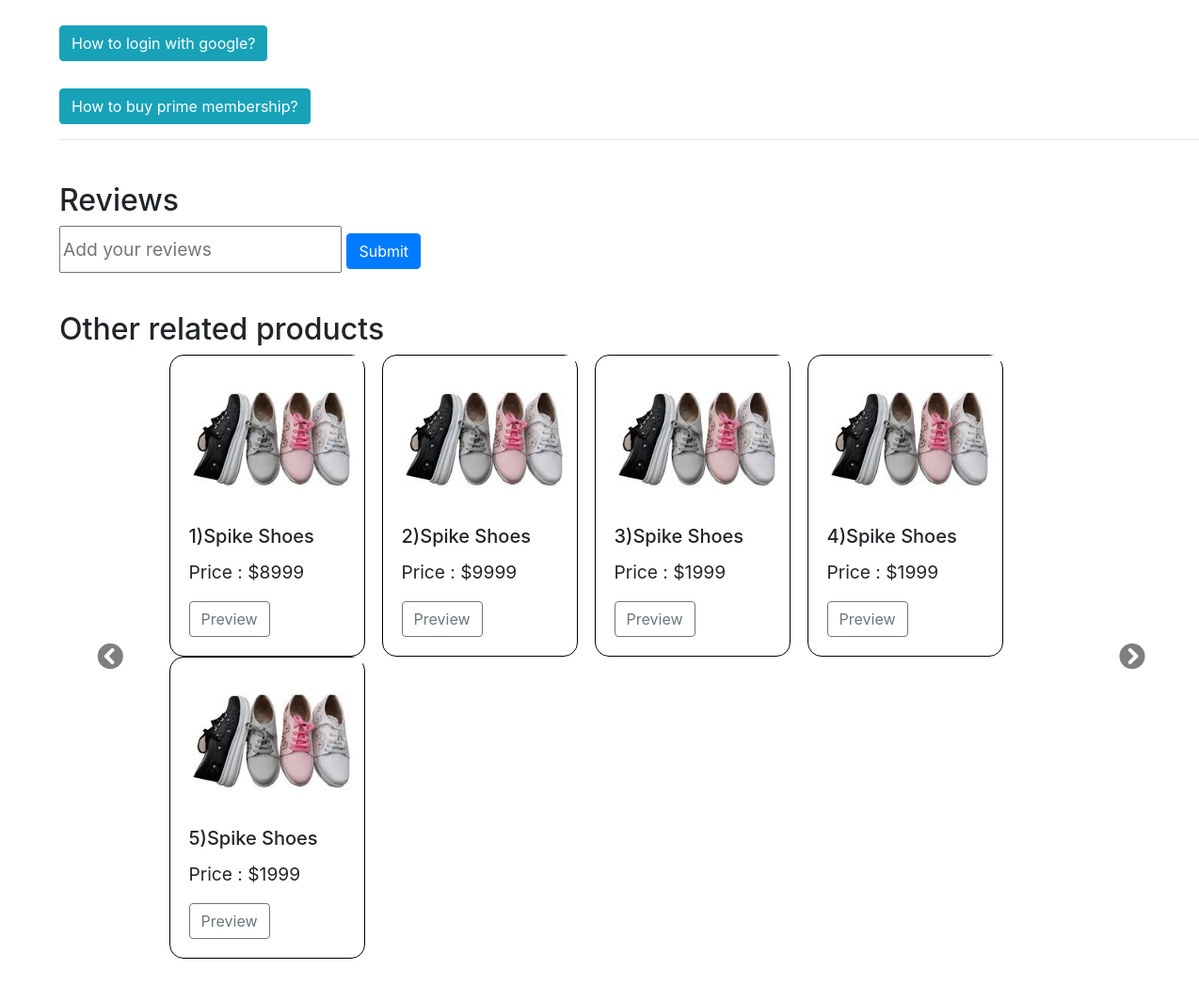
The page /productDetail/2 (lower part) on the database as committed earlier.
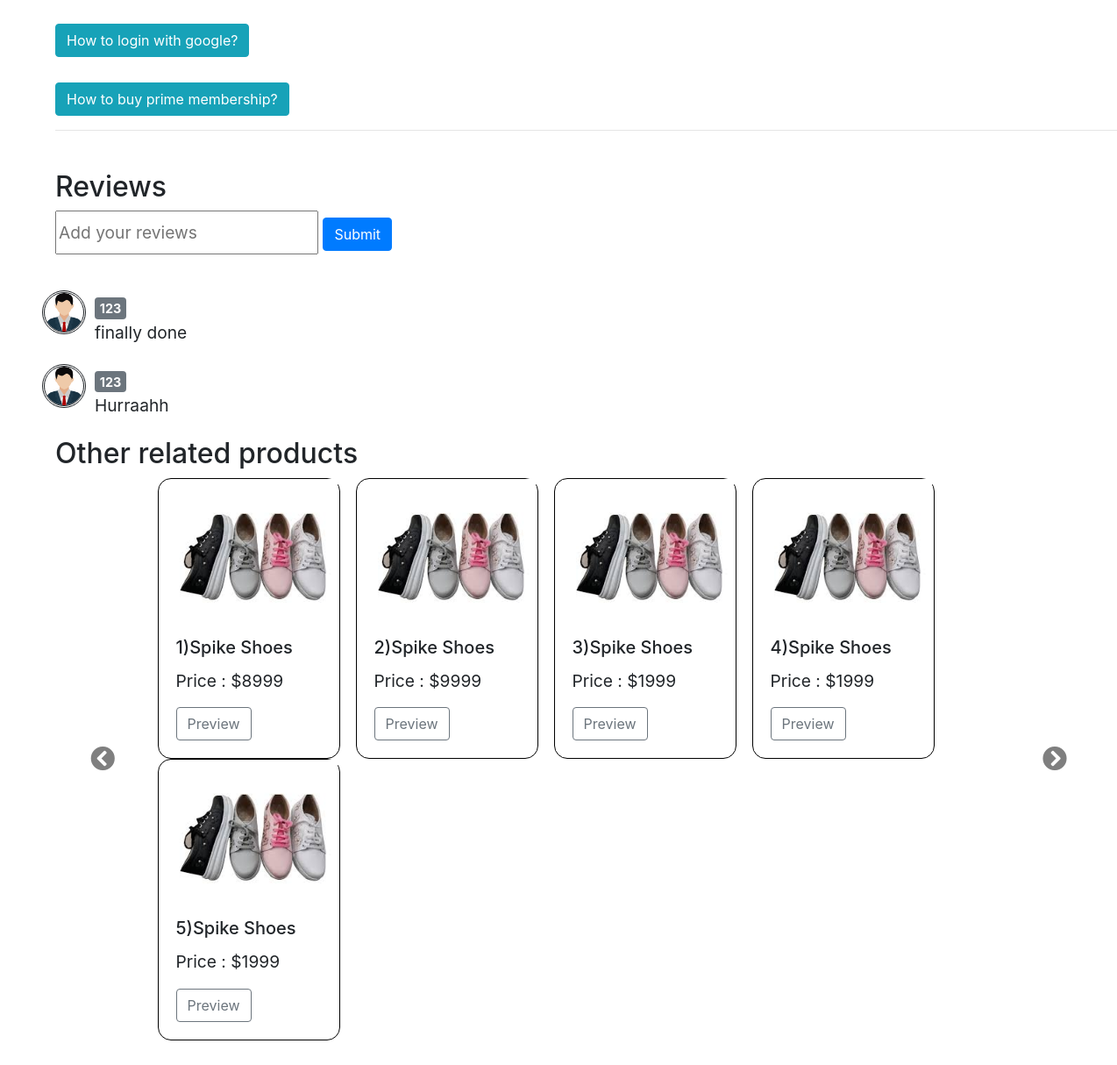
The same page on the database as committed later.
### shop/models.py (models this page shows, shortened)
class Product_Review(models.Model):
        review_user_id = models.ForeignKey(User,on_delete=models.CASCADE, default="0")
        review_product_id = models.ForeignKey(Product_Detail,on_delete=models.CASCADE, default='1')
        srNo = models.AutoField(primary_key=True)
        message = models.CharField(max_length=300, default='-')
        currentTime = models.DateTimeField(auto_now_add=True)

### shop/views.py (the view, shortened to what this page needs)
# urls.py: path("productDetail/<int:product_id>",views.productPreview,name="ProductDetail"),
def productPreview(request,product_id):
    reviews = Product_Review.objects.filter(review_product_id=product_id)
    context = {'current_product_id' : product_id, 'review' : reviews}
    return render(request,'productPreview.html' , context=context)

### shop/templates/productPreview.html (shortened to what the changed rows need)
{% extends 'base.html' %} {% load static %}
    {% block head %}
    <link rel="stylesheet" href="{% static 'css/productPreview.css' %}">
    <title> {% block title %} Product Preview {% endblock %}</title> {% endblock %}
{% block body %}
<div class="container-fluid m-5">
    <br>
    <br><br>
    <br>
    <br>
    <br>
    <h2>Reviews</h2>
    <br>
    <div class="reviewbox">
        {% load static %}
        {% for i in review %}
        <div class="row">
            <img class="userimg" src="{% static 'images/myuser.png' %}" style="height: 50px;">
            <div class="reviewboxcontent col-md-3">
                <p class="badge badge-secondary" style="display: inline;">{{i.review_user_id}}</p>
                <p>{{i.message}}</p>
            </div>
        </div>
          {% endfor %}
    </div>
    <h2>Other related products</h2>
</div>
{% endblock %}

Rows that differ between the two databases and show on the page:
added Product_Review: review_user_id "123", message "finally done"
added Product_Review: review_user_id "123", message "Hurraahh"
